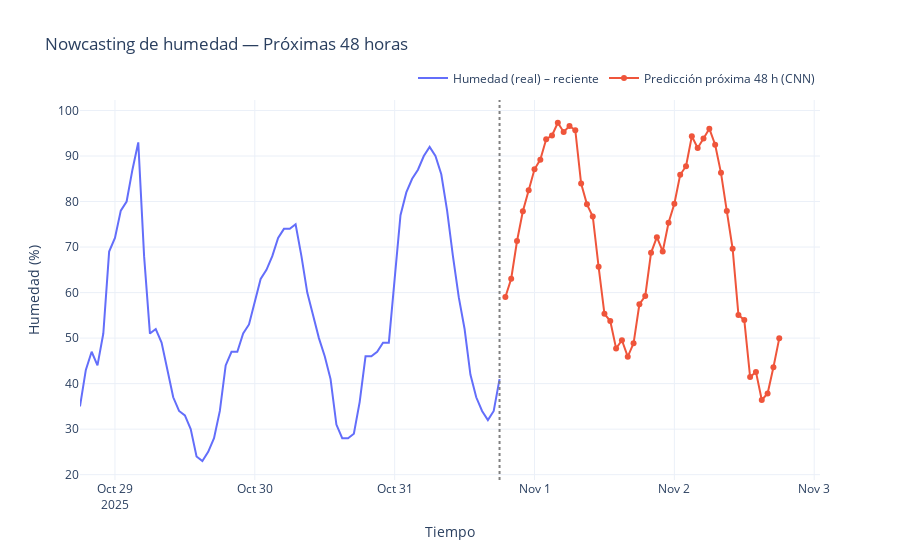

Source (notebook cell):
### Code cell
import numpy as np
import pandas as pd
import plotly.graph_objects as go

# 1) Última ventana real (features) y predicción a futuro
last_ts = df_ml.index[-1]
window_df = df_ml[FEATURES].iloc[-WINDOW_SIZE:]                # (WINDOW_SIZE, n_features)
X_last = x_scaler.transform(window_df.to_numpy(dtype=float))   # escala con el scaler ya ajustado
X_last = X_last.reshape(1, WINDOW_SIZE, len(FEATURES))         # (1, W, n_features)

y_future_scaled = model.predict(X_last, verbose=0).reshape(-1, 1)           # (HORIZON, 1) en escala [0,1]
y_future = y_scaler.inverse_transform(y_future_scaled).ravel()              # humedad en unidades reales

# 2) Construir eje temporal futuro (1 hora después del último timestamp, HORIZON puntos)
future_index = pd.date_range(
    start=last_ts + pd.Timedelta(hours=1),
    periods=HORIZON,
    freq="H",
    tz=last_ts.tz if hasattr(last_ts, "tzinfo") else None
)

# 3) (Opcional) Muestra un tramo reciente de la verdad para contexto
HISTORY_HOURS = 72  # 3 días de historia
hist_start = max(df_ml.index.min(), last_ts - pd.Timedelta(hours=HISTORY_HOURS))
recent_truth = df_ml.loc[hist_start:last_ts, "humidity"]

# 4) Plot: historia reciente + predicción futura
fig_future = go.Figure()

fig_future.add_scatter(
    x=recent_truth.index, y=recent_truth.values,
    mode="lines", name="Humedad (real) – reciente"
)

fig_future.add_scatter(
    x=future_index, y=y_future,
    mode="lines+markers", name=f"Predicción próxima {HORIZON} h (CNN)"
)

# Línea vertical separando pasado/futuro
fig_future.add_vline(x=last_ts, line_dash="dot", line_color="gray")

fig_future.update_layout(
    title=f"Nowcasting de humedad — Próximas {HORIZON} horas",
    xaxis_title="Tiempo",
    yaxis_title="Humedad (%)",
    template="plotly_white",
    legend=dict(orientation="h", yanchor="bottom", y=1.02, xanchor="right", x=1)
)

fig_future.show()

### Figure 1 — Plotly figure (JSON) as saved in the notebook; plotly's stock layout.template omitted (floating-point values rounded to 4 significant figures)
{"data": [{"mode": "lines", "name": "Humedad (real) – reciente", "type": "scatter", "x": ["2025-10-28T18:00:00-06:00", "2025-10-28T19:00:00-06:00", "2025-10-28T20:00:00-06:00", "2025-10-28T21:00:00-06:00", "2025-10-28T22:00:00-06:00", "2025-10-28T23:00:00-06:00", "2025-10-29T00:00:00-06:00", "2025-10-29T01:00:00-06:00", "2025-10-29T02:00:00-06:00", "2025-10-29T03:00:00-06:00", "2025-10-29T04:00:00-06:00", "2025-10-29T05:00:00-06:00", "2025-10-29T06:00:00-06:00", "2025-10-29T07:00:00-06:00", "2025-10-29T08:00:00-06:00", "2025-10-29T09:00:00-06:00", "2025-10-29T10:00:00-06:00", "2025-10-29T11:00:00-06:00", "2025-10-29T12:00:00-06:00", "2025-10-29T13:00:00-06:00", "2025-10-29T14:00:00-06:00", "2025-10-29T15:00:00-06:00", "2025-10-29T16:00:00-06:00", "2025-10-29T17:00:00-06:00", "2025-10-29T18:00:00-06:00", "2025-10-29T19:00:00-06:00", "2025-10-29T20:00:00-06:00", "2025-10-29T21:00:00-06:00", "2025-10-29T22:00:00-06:00", "2025-10-29T23:00:00-06:00", "2025-10-30T00:00:00-06:00", "2025-10-30T01:00:00-06:00", "2025-10-30T02:00:00-06:00", "2025-10-30T03:00:00-06:00", "2025-10-30T04:00:00-06:00", "2025-10-30T05:00:00-06:00", "2025-10-30T06:00:00-06:00", "2025-10-30T07:00:00-06:00", "2025-10-30T08:00:00-06:00", "2025-10-30T09:00:00-06:00", "2025-10-30T10:00:00-06:00", "2025-10-30T11:00:00-06:00", "2025-10-30T12:00:00-06:00", "2025-10-30T13:00:00-06:00", "2025-10-30T14:00:00-06:00", "2025-10-30T15:00:00-06:00", "2025-10-30T16:00:00-06:00", "2025-10-30T17:00:00-06:00", "2025-10-30T18:00:00-06:00", "2025-10-30T19:00:00-06:00", "2025-10-30T20:00:00-06:00", "2025-10-30T21:00:00-06:00", "2025-10-30T22:00:00-06:00", "2025-10-30T23:00:00-06:00", "2025-10-31T00:00:00-06:00", "2025-10-31T01:00:00-06:00", "2025-10-31T02:00:00-06:00", "2025-10-31T03:00:00-06:00", "2025-10-31T04:00:00-06:00", "2025-10-31T05:00:00-06:00", "2025-10-31T06:00:00-06:00", "2025-10-31T07:00:00-06:00", "2025-10-31T08:00:00-06:00", "2025-10-31T09:00:00-06:00", "2025-10-31T10:00:00-06:00", "2025-10-31T11:00:00-06:00", "2025-10-31T12:00:00-06:00", "2025-10-31T13:00:00-06:00", "2025-10-31T14:00:00-06:00", "2025-10-31T15:00:00-06:00", "2025-10-31T16:00:00-06:00", "2025-10-31T17:00:00-06:00", "2025-10-31T18:00:00-06:00"], "y": [35, 43, 47, 44, 51, 69, 72, 78, 80, 87, 93, 68, 51, 52, 49, 43, 37, 34, 33, 30, 24, 23, 25, 28, 34, 44, 47, 47, 51, 53, 58, 63, 65, 68, 72, 74, 74, 75, 68, 60, 55, 50, 46, 41, 31, 28, 28, 29, 36, 46, 46, 47, 49, 49, 63, 77, 82, 85, 87, 90, 92, 90, 86, 78, 68, 59, 52, 42, 37, 34, 32, 34, 41]}, {"mode": "lines+markers", "name": "Predicción próxima 48 h (CNN)", "type": "scatter", "x": ["2025-10-31T19:00:00-06:00", "2025-10-31T20:00:00-06:00", "2025-10-31T21:00:00-06:00", "2025-10-31T22:00:00-06:00", "2025-10-31T23:00:00-06:00", "2025-11-01T00:00:00-06:00", "2025-11-01T01:00:00-06:00", "2025-11-01T02:00:00-06:00", "2025-11-01T03:00:00-06:00", "2025-11-01T04:00:00-06:00", "2025-11-01T05:00:00-06:00", "2025-11-01T06:00:00-06:00", "2025-11-01T07:00:00-06:00", "2025-11-01T08:00:00-06:00", "2025-11-01T09:00:00-06:00", "2025-11-01T10:00:00-06:00", "2025-11-01T11:00:00-06:00", "2025-11-01T12:00:00-06:00", "2025-11-01T13:00:00-06:00", "2025-11-01T14:00:00-06:00", "2025-11-01T15:00:00-06:00", "2025-11-01T16:00:00-06:00", "2025-11-01T17:00:00-06:00", "2025-11-01T18:00:00-06:00", "2025-11-01T19:00:00-06:00", "2025-11-01T20:00:00-06:00", "2025-11-01T21:00:00-06:00", "2025-11-01T22:00:00-06:00", "2025-11-01T23:00:00-06:00", "2025-11-02T00:00:00-06:00", "2025-11-02T01:00:00-06:00", "2025-11-02T02:00:00-06:00", "2025-11-02T03:00:00-06:00", "2025-11-02T04:00:00-06:00", "2025-11-02T05:00:00-06:00", "2025-11-02T06:00:00-06:00", "2025-11-02T07:00:00-06:00", "2025-11-02T08:00:00-06:00", "2025-11-02T09:00:00-06:00", "2025-11-02T10:00:00-06:00", "2025-11-02T11:00:00-06:00", "2025-11-02T12:00:00-06:00", "2025-11-02T13:00:00-06:00", "2025-11-02T14:00:00-06:00", "2025-11-02T15:00:00-06:00", "2025-11-02T16:00:00-06:00", "2025-11-02T17:00:00-06:00", "2025-11-02T18:00:00-06:00"], "y": [59.01, 63.04, 71.33, 77.85, 82.5, 87.09, 89.21, 93.68, 94.52, 97.31, 95.29, 96.59, 95.68, 83.94, 79.38, 76.72, 65.67, 55.32, 53.76, 47.74, 49.54, 45.93, 48.86, 57.44, 59.24, 68.73, 72.18, 69.03, 75.33, 79.53, 85.88, 87.76, 94.36, 91.77, 93.83, 96.01, 92.49, 86.3, 77.9, 69.63, 55.06, 53.97, 41.45, 42.57, 36.4, 37.85, 43.58, 49.94]}], "layout": {"legend": {"orientation": "h", "x": 1, "xanchor": "right", "y": 1.02, "yanchor": "bottom"}, "shapes": [{"line": {"color": "gray", "dash": "dot"}, "type": "line", "x0": "2025-10-31T18:00:00-06:00", "x1": "2025-10-31T18:00:00-06:00", "xref": "x", "y0": 0, "y1": 1, "yref": "y domain"}], "title": {"text": "Nowcasting de humedad — Próximas 48 horas"}, "xaxis": {"title": {"text": "Tiempo"}}, "yaxis": {"title": {"text": "Humedad (%)"}}}}
